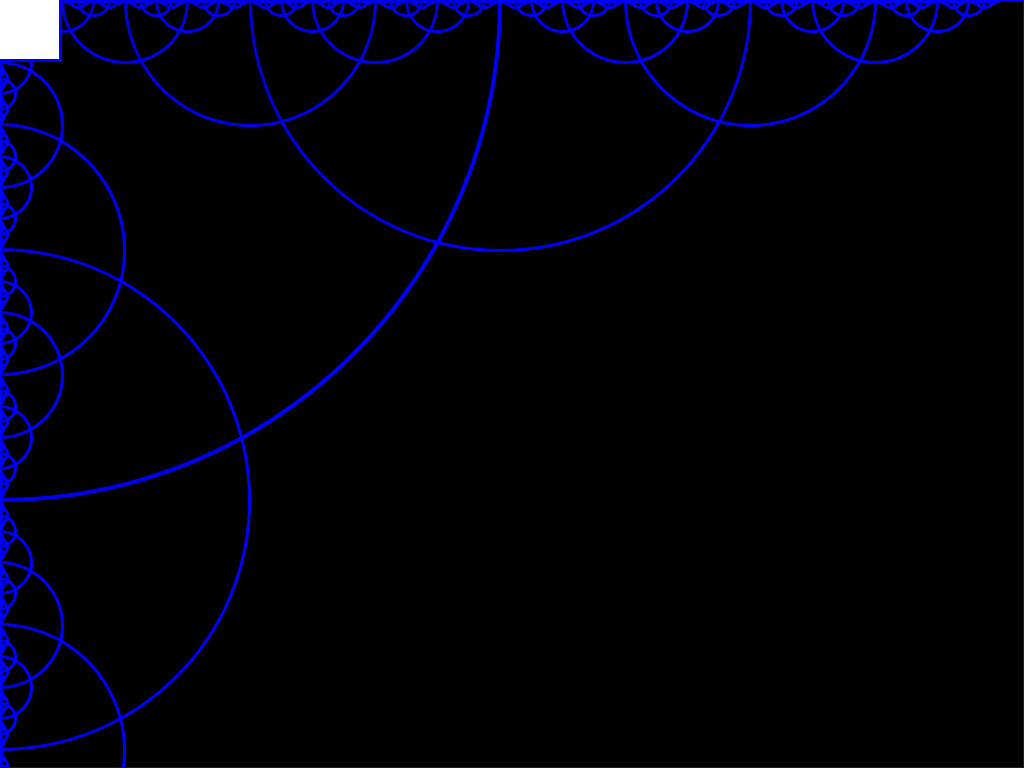
Frame 1 (no input)
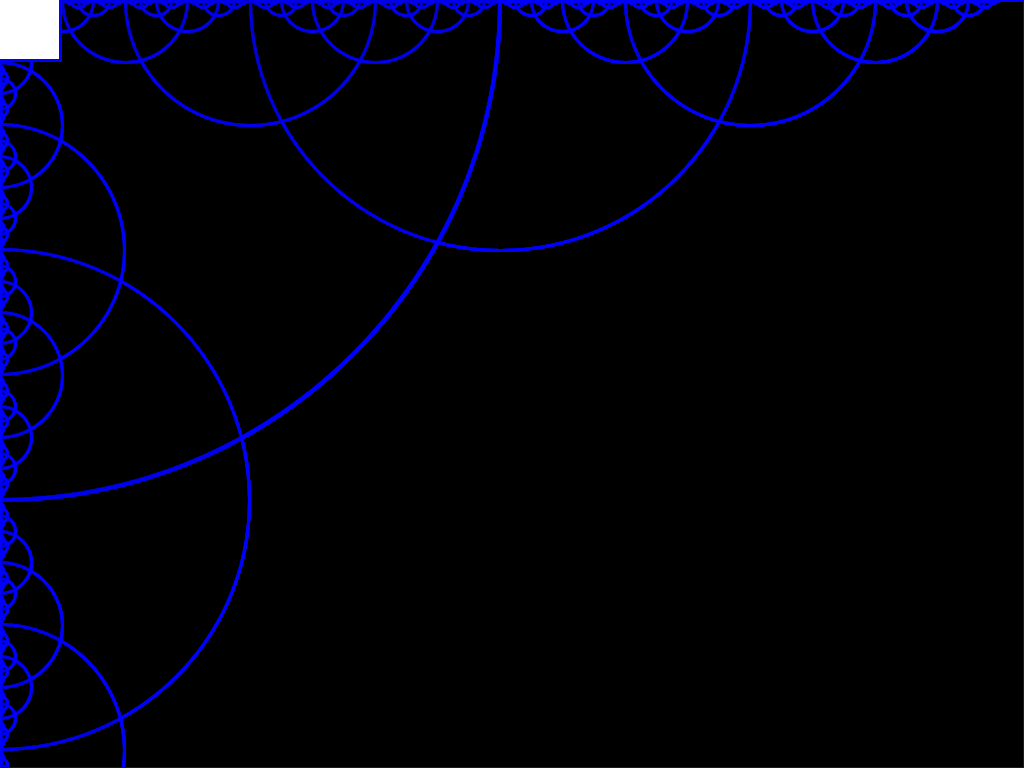
Frame 60 (the mouse pressed at the canvas centre just before this capture)
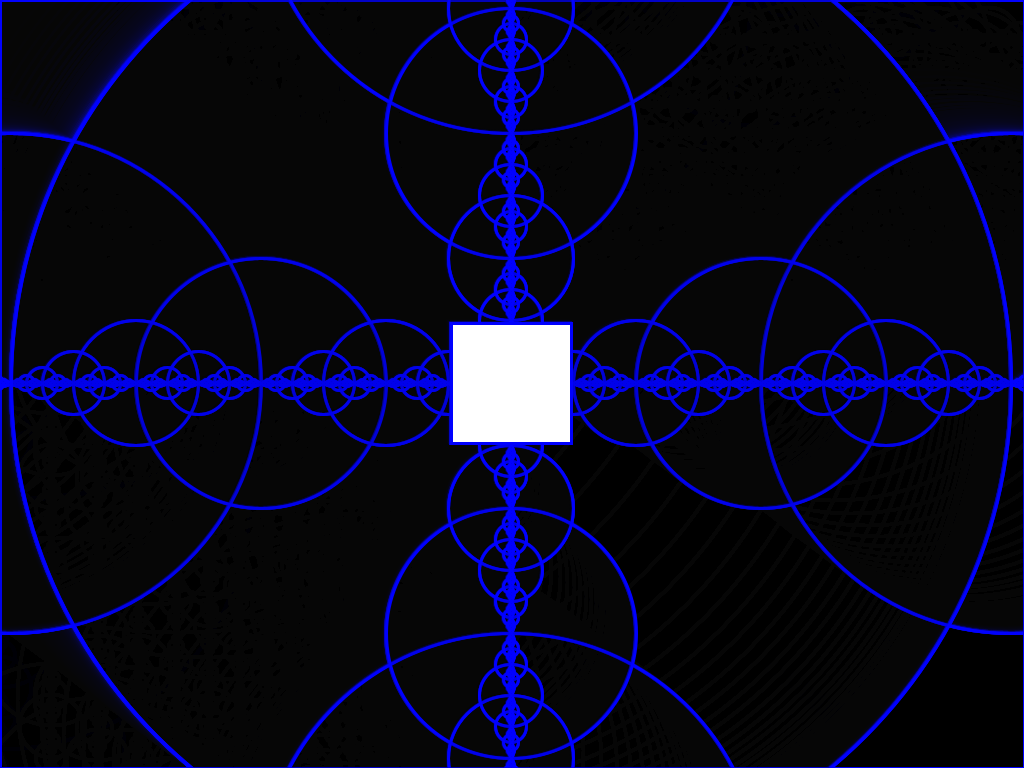
Frame 120 (the mouse held since frame 60 and released just before this capture)

The Processing sketch that drew these frames (run headless with seeded random() and noise(); from frame 60 on, the mouse is pressed at the canvas centre):

// Processing sketch: crossHairs_v2_circlesForAR
// ── crossHairs_v2_circlesForAR.pde
/*jason stephens
 thesis - ITP - Spring 2012
 HandControlled AR Crosshairs
 
 TODO:
DONE _____add easing
DONE_____create keyboard control
 _____add the SimpleOpenNI controls using a mesh
 _____create crossHair class
 _____add touchOSC controls
 
 FUNCTIONALITY
 ____CrossHairs
       PsuedoCode:  If hand is above certain depth, then activate crosshairs.
                    Follow the center of mass
 ____Pulsating Point
         use the tron circles 
         variable frequency, width, direction, color
 ____Pulsating Aura
   `    variable frequency, width, direction, color
 */


float dia = 1000;
float centX, centY, d, w,fluxMap;
float scalar = 1.1;
float fluctuation = 1;

//easing variables
float easeX, easeY, targetX, targetY;
float easing = 0.10;//.05original

int lastKeyPressed = 1;


void setup () {
  size (1024, 768);
  smooth ();
  noFill();
  background (0);
  centX = width/2;
  centY = height/2;
  stroke(0,0,255);
  strokeWeight(3);
  w = 120; //center box for AR
 
}

void draw () {
  if (lastKeyPressed == 1) {
 drawARcrossHair();
  }
  else { 
    background(0);
  }
}


void drawARcrossHair() {
  fill(0,0,0,20);
  rect(0, 0, 1024, 768); // for trails
  
  pushMatrix();
  
  //easing
  targetX = mouseX;
  float dx= targetX-easeX;
  if (abs(dx) >1){
    easeX += dx * easing;
  }
  //easing mouseY
  targetY = mouseY;
  float dy = targetY - easeY;
  if (abs(dy)>1) {
    easeY += dy * easing;
  }
  translate(easeX-width/2, easeY-height/2);
  
  //use distant to change color
  float dTotal = abs(dx) + abs(dy); // get the absolute value of the distance
  float dyMap = map (dTotal, 0, mouseY, 0,1.5);
  stroke (255*dyMap,255*dyMap,255);//should go white when moving quickly and settle to blue
    
  //translate(mouseX-width/2, mouseY-height/2);
  drawCircle (centX, centY, dia);
  pushMatrix();
  translate(centX, centY);
  rotate(PI/2);
  drawCircle (0, 0, dia);
  popMatrix();
  fill(255,255,255);
  rect(centX-w/2,centY-w/2,w,w);
  noFill();
  popMatrix(); 
}

void drawCircle( float x, float y, float radius) {
  ellipse (x, y, radius, radius); 
  if (radius >2) {
    drawCircle(x+radius/2, y, radius/2);
    drawCircle(x-radius/2, y, radius/2);
    //   drawCircle(x, y+radius/2, radius/2);
    //   drawCircle(x, y-radius/2, radius/2);
  }
}

void keyPressed() {
  if (key == '1') {
    lastKeyPressed = 1;
  }
  else if (key == '2') {
    lastKeyPressed = 2;
  }
  else if (key == '3') {
    lastKeyPressed = 3;
  }
}
